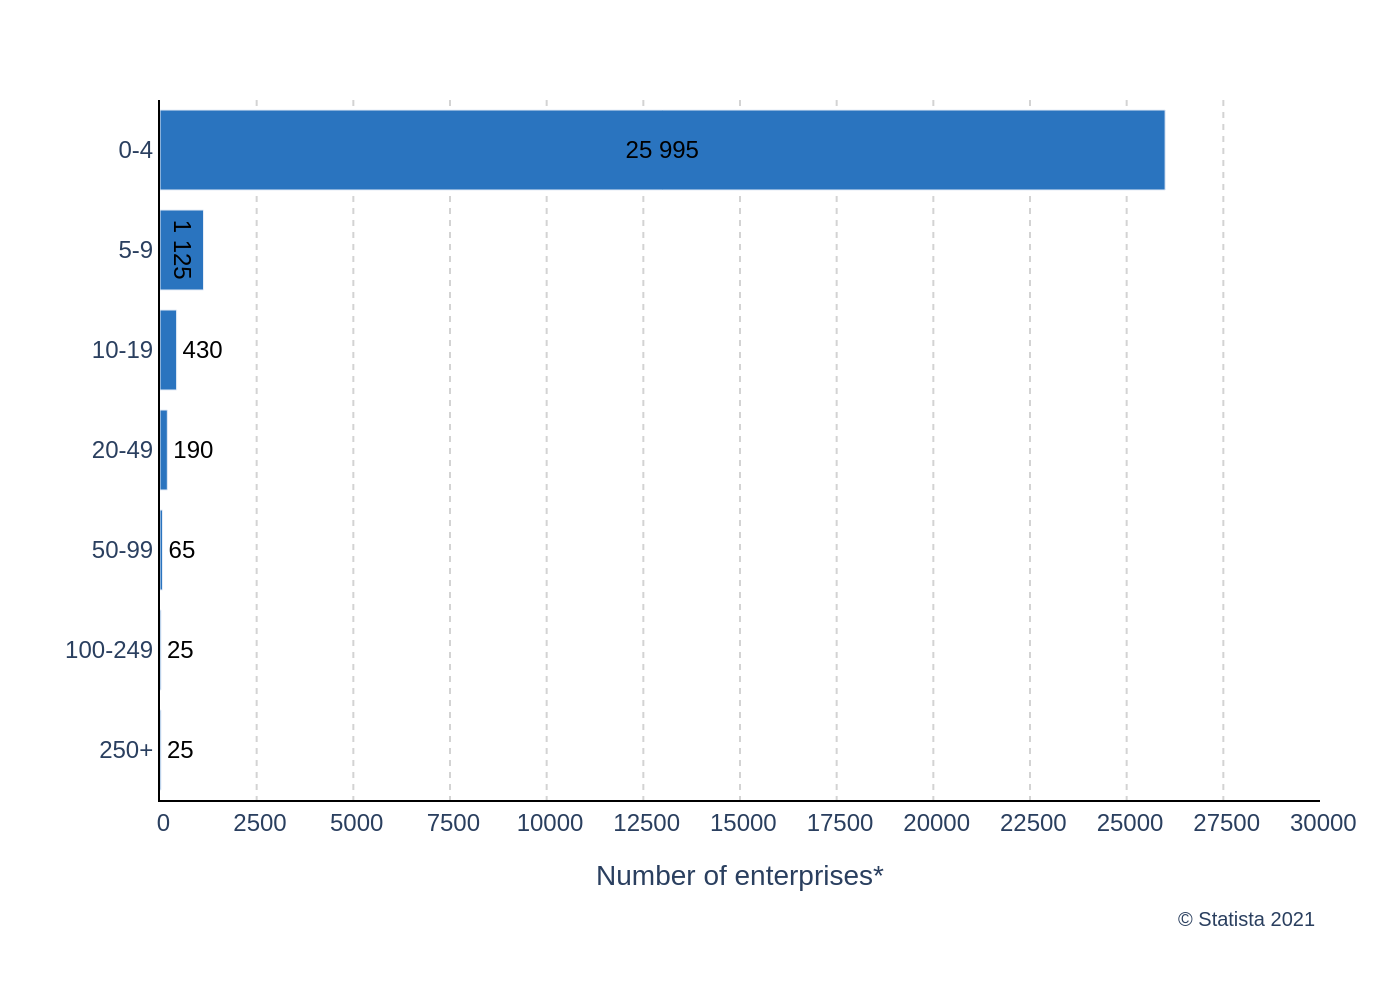

This figure's Python source:
import sys
import json
import plotly.graph_objects as go

# Check for command-line argument
if len(sys.argv) != 2:
    print("Usage: python create_chart.py <path_to_json_file>")
    sys.exit(1)

# Get the JSON file path from the command-line argument
json_path = sys.argv[1]

# Read the JSON data
try:
    with open(json_path, 'r', encoding='utf-8') as f:
        chart_info = json.load(f)
except FileNotFoundError:
    print(f"Error: JSON file not found at {json_path}")
    sys.exit(1)
except json.JSONDecodeError:
    print(f"Error: Could not decode JSON from {json_path}")
    sys.exit(1)

# Extract data from the JSON object
chart_data = chart_info.get('chart_data', [])
texts = chart_info.get('texts', {})
colors = chart_info.get('colors', [])

# Prepare data for Plotly, reversing order to match visual (top-to-bottom)
# Plotly's y-axis for horizontal bars starts from the bottom
y_categories = [d['category'] for d in chart_data][::-1]
x_values = [d['value'] for d in chart_data][::-1]

# Format data labels with spaces as thousands separators
text_labels = [f'{v:,}'.replace(',', ' ') for v in x_values]

# Create the bar chart trace
fig = go.Figure()

fig.add_trace(go.Bar(
    x=x_values,
    y=y_categories,
    orientation='h',
    marker=dict(color=colors[0]),
    text=text_labels,
    textposition='auto', # 'auto' chooses inside/outside placement
    textfont=dict(
        family="Arial",
        size=12,
        color='black'
    ),
    insidetextanchor='middle'
))

# Combine title and subtitle
title_text = texts.get('title') or ''
if texts.get('subtitle'):
    title_text += f"<br><sub>{texts.get('subtitle')}</sub>"

# Update layout for a clean and accurate look
fig.update_layout(
    title=dict(
        text=title_text,
        x=0.05,
        xanchor='left'
    ),
    xaxis=dict(
        title=texts.get('x_axis_title'),
        showgrid=True,
        gridcolor='lightgray',
        griddash='dot',
        zeroline=False,
        showline=True,
        linewidth=1,
        linecolor='black',
        separatethousands=True,
        range=[0, 30000],
        tick0=0,
        dtick=2500,
        tickformat=" " # Use space as thousands separator on axis
    ),
    yaxis=dict(
        title=texts.get('y_axis_title'),
        showgrid=False,
        showline=True,
        linewidth=1,
        linecolor='black'
    ),
    font=dict(
        family="Arial",
        size=12
    ),
    plot_bgcolor='white',
    paper_bgcolor='white',
    showlegend=False,
    margin=dict(l=80, r=40, t=50, b=100),
    annotations=[
        dict(
            text=texts.get('source', ''),
            showarrow=False,
            xref='paper',
            yref='paper',
            x=1.0,
            y=-0.15,
            xanchor='right',
            yanchor='top',
            align='right',
            font=dict(
                family="Arial",
                size=10
            )
        )
    ]
)

# Generate output filename from the input JSON filename base
# e.g., 'path/to/ai-237.json' -> 'ai-237.png'
base_filename = json_path.split('/')[-1].split('.')[0]
output_filename = f"{base_filename}.png"

# Save the figure to a high-resolution PNG file
fig.write_image(output_filename, scale=2)

print(f"Chart saved to {output_filename}")
